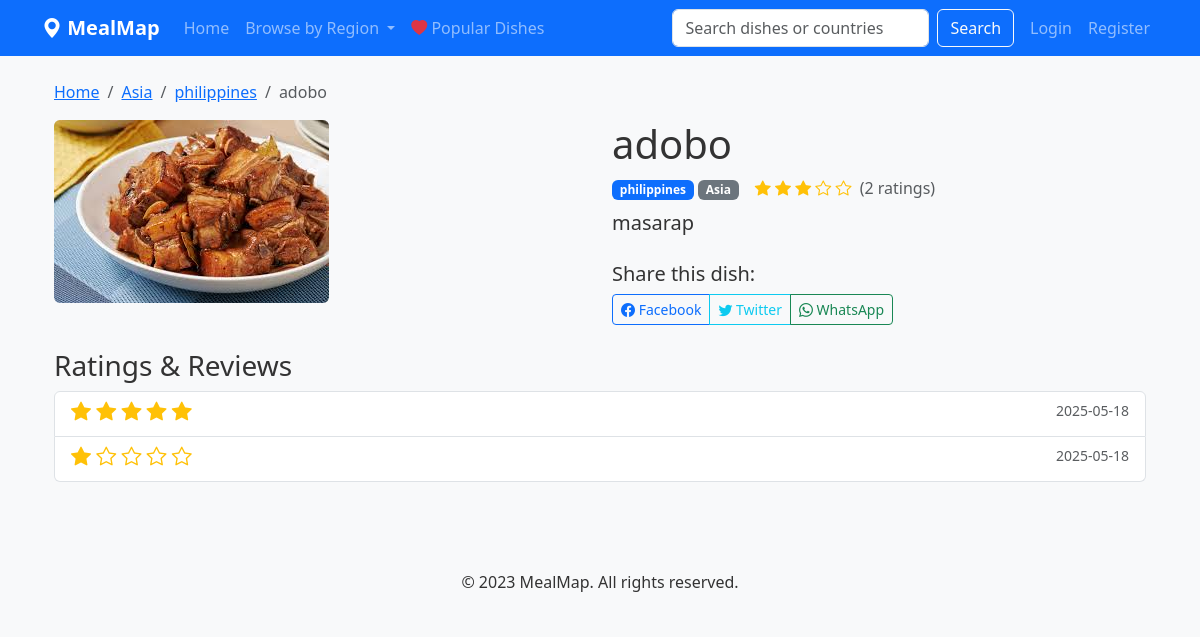
The page /dish/1 on the database its author committed.
### models.py (models this page shows, shortened)
class Continent(db.Model):
    id = db.Column(db.Integer, primary_key=True)
    name = db.Column(db.String(50), unique=True, nullable=False)
    countries = db.relationship('Country', backref='continent', lazy=True)

class Country(db.Model):
    id = db.Column(db.Integer, primary_key=True)
    name = db.Column(db.String(100), unique=True, nullable=False)
    continent_id = db.Column(db.Integer, db.ForeignKey('continent.id'), nullable=False)
    dishes = db.relationship('Dish', backref='country', lazy=True)

class Dish(db.Model):
    id = db.Column(db.Integer, primary_key=True)
    name = db.Column(db.String(100), nullable=False)
    description = db.Column(db.Text, nullable=False)
    country_id = db.Column(db.Integer, db.ForeignKey('country.id'), nullable=False)
    image_path = db.Column(db.String(255))
    created_at = db.Column(db.DateTime, default=db.func.current_timestamp())
    updated_at = db.Column(db.DateTime, default=db.func.current_timestamp(), onupdate=db.func.current_timestamp())
    ratings = db.relationship('Rating', backref='dish', lazy=True)
    favorites = db.relationship('Favorite', backref='dish', lazy=True)

class Rating(db.Model):
    id = db.Column(db.Integer, primary_key=True)
    user_id = db.Column(db.Integer, db.ForeignKey('user.id'), nullable=False)
    dish_id = db.Column(db.Integer, db.ForeignKey('dish.id'), nullable=False)
    rating = db.Column(db.Integer, nullable=False)  # 1-5 stars
    comment = db.Column(db.Text)
    created_at = db.Column(db.DateTime, default=db.func.current_timestamp())

### routes.py (the view)
@app.route('/dish/<int:dish_id>', methods=['GET'])
def dish_detail(dish_id):
    dish = Dish.query.get_or_404(dish_id)
    ratings = Rating.query.filter_by(dish_id=dish_id).order_by(Rating.created_at.desc()).all()
    avg_rating = 0
    if ratings:
        avg_rating = sum(r.rating for r in ratings) / len(ratings)
    is_favorite = False
    if current_user.is_authenticated:
        is_favorite = Favorite.query.filter_by(user_id=current_user.id, dish_id=dish_id).first() is not None
    similar_dishes = Dish.query.filter(
        Dish.country_id == dish.country_id,
        Dish.id != dish.id
    ).limit(3).all()
    admin_edit = False
    if dish.updated_at and dish.updated_at > dish.created_at:
        admin_edit = True
    return render_template('dish_detail.html',
                          dish=dish,
                          ratings=ratings,
                          avg_rating=avg_rating,
                          is_favorite=is_favorite,
                          similar_dishes=similar_dishes,
                          admin_edit=admin_edit)

### templates/dish_detail.html (shortened to what this page needs)
{% extends 'base.html' %}
{% block content %}
<div class="container">
    <nav aria-label="breadcrumb">
        <ol class="breadcrumb">
            <li class="breadcrumb-item"><a href="{{ url_for('index') }}">Home</a></li>
            <li class="breadcrumb-item"><a href="{{ url_for('browse_continent', continent_name=dish.country.continent.name) }}">{{ dish.country.continent.name }}</a></li>
            <li class="breadcrumb-item"><a href="{{ url_for('browse_country', country_name=dish.country.name) }}">{{ dish.country.name }}</a></li>
            <li class="breadcrumb-item active">{{ dish.name }}</li>
        </ol>
    </nav>
    <div class="row mb-4">
        <div class="col-md-6">
            {% if dish.image_path %}
                <img src="{{ url_for('static', filename=dish.image_path) }}" class="img-fluid rounded" alt="{{ dish.name }}">
            {% else %}
                <div class="dish-image-placeholder rounded">No Image Available</div>
            {% endif %}
        </div>
        <div class="col-md-6">
            <h1>{{ dish.name }}</h1>
            <div class="d-flex align-items-center mb-2">
                <div class="me-3">
                    <span class="badge bg-primary">{{ dish.country.name }}</span>
                    <span class="badge bg-secondary">{{ dish.country.continent.name }}</span>
                </div>
                {% if avg_rating > 0 %}
                <div class="text-warning">
                    {% for i in range(5) %}
                        {% if i < avg_rating|int %}
                            <i class="bi bi-star-fill"></i>
                        {% elif i < avg_rating %}
                            <i class="bi bi-star-half"></i>
                        {% else %}
                            <i class="bi bi-star"></i>
                        {% endif %}
                    {% endfor %}
                    <span class="text-muted ms-1">({{ ratings|length }} ratings)</span>
                </div>
                {% endif %}
            </div>
            <p class="lead">{{ dish.description }}</p>
            <div class="mt-4">
                <h5>Share this dish:</h5>
                <div class="btn-group share-buttons">
                    <button class="btn btn-sm btn-outline-primary" onclick="shareOnFacebook()">
                        <i class="bi bi-facebook"></i> Facebook
                    </button>
                    <button class="btn btn-sm btn-outline-info" onclick="shareOnTwitter()">
                        <i class="bi bi-twitter"></i> Twitter
                    </button>
                    <button class="btn btn-sm btn-outline-success" onclick="shareOnWhatsApp()">
                        <i class="bi bi-whatsapp"></i> WhatsApp
                    </button>
                </div>
            </div>
        </div>
    </div>
    <div class="row">
        <div class="col-12 mb-4">
            <h3>Ratings & Reviews</h3>
            {% if ratings %}
                <div class="list-group">
                    {% for rating in ratings %}
                        <div class="list-group-item">
                            <div class="d-flex w-100 justify-content-between">
                                <h5 class="mb-1">
                                    <span class="text-warning">
                                        {% for i in range(5) %}
                                            <i class="bi {% if i < rating.rating %}bi-star-fill{% else %}bi-star{% endif %}"></i>
                                        {% endfor %}
                                    </span>
                                </h5>
                                <small class="text-muted">{{ rating.created_at.strftime('%Y-%m-%d') }}</small>
                            </div>
                        </div>
                    {% endfor %}
                </div>
            {% else %}
                <p>No ratings yet. Be the first to rate this dish!</p>
            {% endif %}
        </div>
    </div>
</div>
{% endblock %}

### static/css/style.css (style rules this page uses)
body { font-family: 'Segoe UI', Tahoma, Geneva, Verdana, sans-serif; color: #333; background-color: #f8f9fa; }
.text-warning .bi-star-fill, .text-warning .bi-star-half { color: #ffc107; }

### rows shown on the page
Continent: country.continent.name "Asia"
Country: country.name "philippines"
Dish: name "adobo", image_path+name (picture), description "masarap"
Rating: rating 5 (drawn), created_at "2025-05-18"
Rating: rating 1 (drawn), created_at "2025-05-18"

### other values the page prints
{{ ratings|length }} "2"
